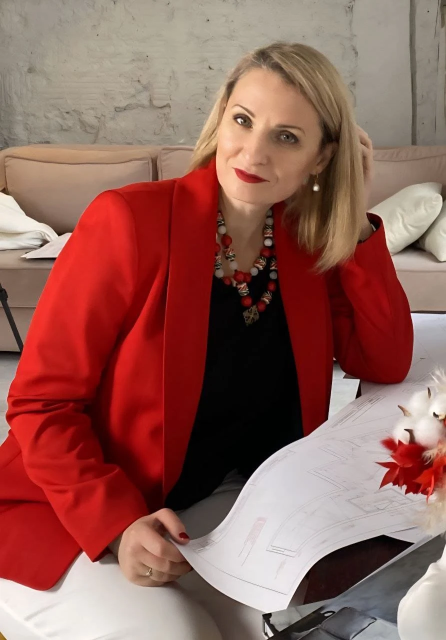
#> input picture assets/images/olena.webp, 892 x 1280 px (shown at 1/2 size)
$ python resize_olena.py
#> lines starting #> are read from the running program, lines starting #| are printed output that depends on the picture
from PIL import Image
import os

def resize_image(input_path, output_folder, sizes):
#> called with input_path = 'assets/images/olena.webp', output_folder = 'assets/images'
    if not os.path.exists(input_path):
        print(f"File not found: {input_path}")
        return

    filename = os.path.basename(input_path)
    name, ext = os.path.splitext(filename)

    with Image.open(input_path) as img:
        # Побудуємо оригінальне співвідношення сторін
#> img is the input picture: PIL image 892x1280 RGB; mean R, G, B 146, 97.3, 89.5
        original_width, original_height = img.size
#> original_width = 892; original_height = 1280
        ratio = original_height / original_width
#> ratio = 1.43

        for size in sizes:
            new_width = size
            new_height = int(size * ratio)

            resized_img = img.resize((new_width, new_height), Image.Resampling.LANCZOS)
            output_path = os.path.join(output_folder, f"{name}-{size}.webp")
            resized_img.save(output_path, "WEBP", quality=85)
            print(f"Saved: {output_path}")
#> this loop made 3 passes
#> pass 1, in resize_image, `resized_img = img.resize((new_width, new_height), Image.Resampling.LAN..`:
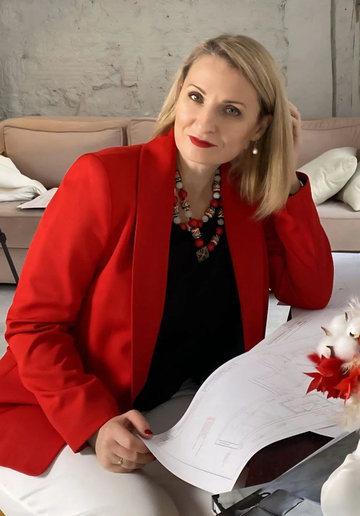
#> resized_img: PIL image 360x516 RGB; mean R, G, B 146, 97.3, 89.5

if __name__ == "__main__":
    # Використовуємо абсолютні шляхи
    current_dir = os.path.dirname(os.path.abspath(__file__))
    project_root = os.path.abspath(os.path.join(current_dir, ".."))

    input_file = os.path.join(project_root, "assets", "images", "olena.webp")
    output_dir = os.path.join(project_root, "assets", "images")
    target_sizes = [360, 720, 1080]

    print(f"Input: {input_file}")
    print(f"Output dir: {output_dir}")

    resize_image(input_file, output_dir, target_sizes)

$ run again, with assets/images/1-1080.webp copied over assets/images/olena.webp
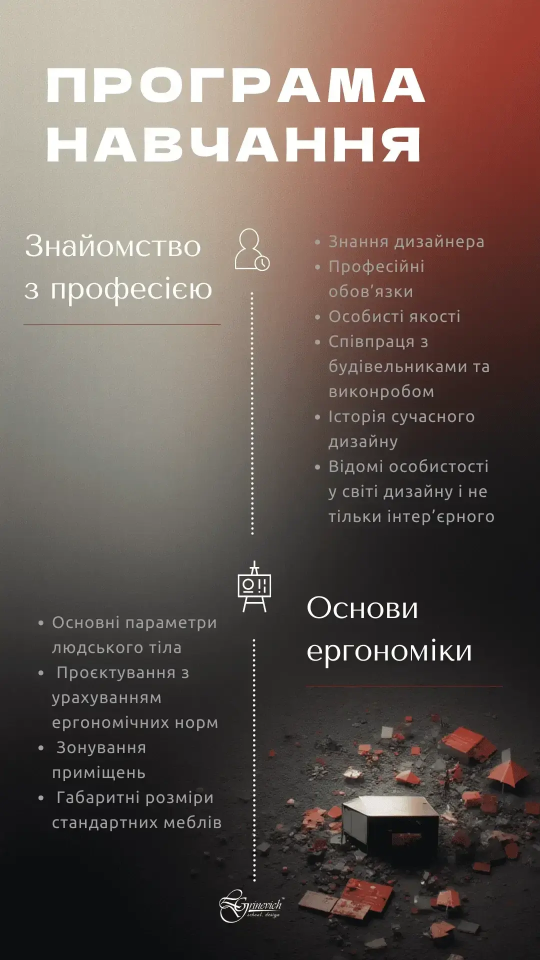
#> input picture assets/images/1-1080.webp, 1080 x 1920 px (shown at 1/2 size)
#> in resize_image, img is the input picture: PIL image 1080x1920 RGB; mean R, G, B 101.6, 87.7, 81.6
#> the loop in resize_image, `for size in sizes:` made 3 passes
#> pass 1, in resize_image, `resized_img = img.resize((new_width, new_height), Image.Resampling.LAN..`:
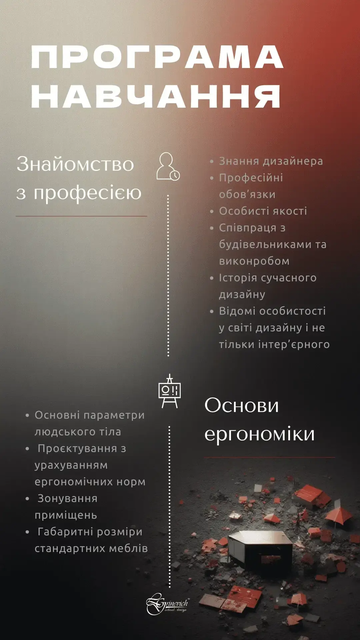
#> resized_img: PIL image 360x640 RGB; mean R, G, B 101.5, 87.7, 81.5
